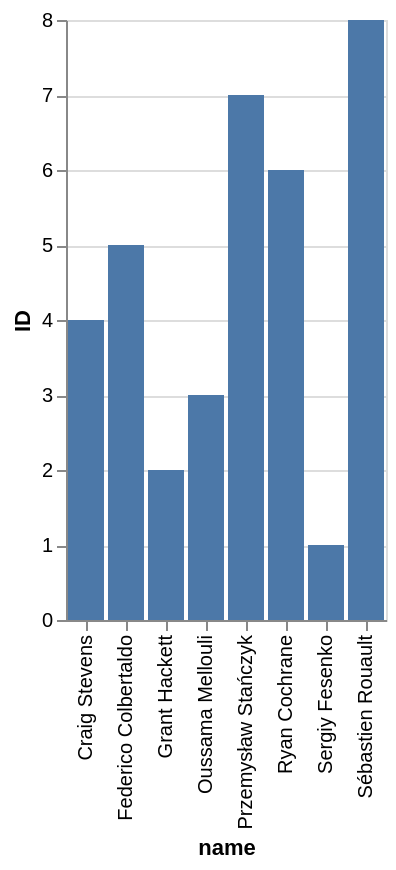

Here is the Vega-Lite specification saved for this chart:
### Vega-Lite specification from a JSON file in a GitHub repository (floating-point values rounded to 4 significant figures)
{"data": {"values": [{"x_data": "Craig Stevens", "y_data": 4}, {"x_data": "Federico Colbertaldo", "y_data": 5}, {"x_data": "Grant Hackett", "y_data": 2}, {"x_data": "Oussama Mellouli", "y_data": 3}, {"x_data": "Przemysław Stańczyk", "y_data": 7}, {"x_data": "Ryan Cochrane", "y_data": 6}, {"x_data": "Sergiy Fesenko", "y_data": 1}, {"x_data": "Sébastien Rouault", "y_data": 8}]}, "mark": "bar", "encoding": {"x": {"field": "x_data", "type": "nominal", "title": "name", "sort": "ascending"}, "y": {"field": "y_data", "type": "quantitative", "title": "ID"}}}
